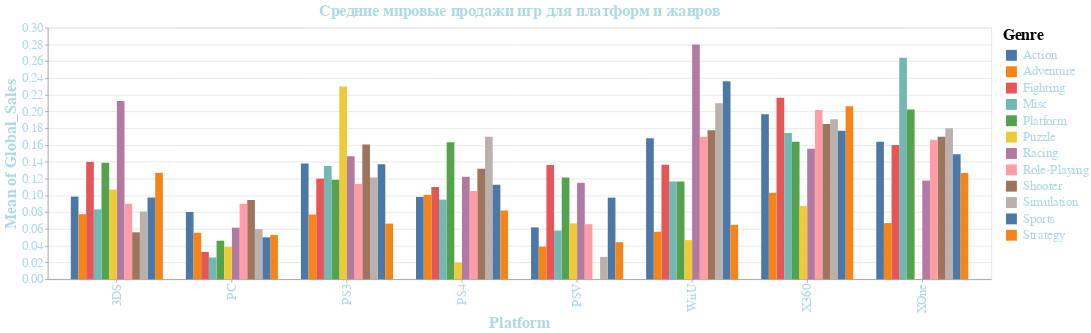

The code cell stored with this chart in its notebook:
### Markdown cell above
____
### Столбчатая диаграмма по Мировым продажам `c 2007 по 2016 года` для каждого `жанра` и `платформы`
Жанры с наибольшими средними мировыми продажами:

- для платформы `WiiU` :
    - `Racing`, `Sports`, `Simulation`
- для платформы `XOne` :
    - `Misc`, `Platform`, `Simulation`
- для платформы `X360` :
    - `Fighting`, `Strategy`,  `Role-Playing`

Для каждой платформы есть жанры на которых они специализируются.

### Code cell
selection_legend = alt.selection_point(fields=['Genre'], bind='legend')
alt.Axis(tickSize=5)
bar_chart = alt.Chart(df, width=1500, height=400)
bar_chart.mark_bar()\
    .encode(x=alt.X('Platform:O', axis=alt.Axis(labelFontSize=20, labelColor='lightblue', titleFontSize=25, titleColor='lightblue')), y=alt.Y('mean(Global_Sales)',axis=alt.Axis(labelFontSize=20, labelColor='lightblue', titleFontSize=25, titleColor='lightblue')),xOffset='Genre', color='Genre',opacity=alt.condition(selection_legend, alt.value(1), alt.value((0.05))))\
        .add_params(selection_legend)\
            .interactive()\
            .configure_legend(labelFontSize=20, titleFontSize=25, symbolSize=300, symbolStrokeWidth=10, labelFont='isocper', labelColor='lightblue')\
                .properties(title='Средние мировые продажи игр для платформ и жанров').configure_title(fontSize=25, color='lightblue')

### Figure 1 — Vega-Lite specification as saved in the notebook (floating-point values rounded to 4 significant figures)
{"usermeta": {"embedOptions": {"theme": "powerbi"}}, "config": {"view": {"continuousWidth": 300, "continuousHeight": 300}, "legend": {"labelColor": "lightblue", "labelFont": "isocper", "labelFontSize": 20, "symbolSize": 300, "symbolStrokeWidth": 10, "titleFontSize": 25}, "title": {"color": "lightblue", "fontSize": 25}}, "data": {"name": "data-82f1e4d8b2ef99ca60ca32a0770d2be7"}, "mark": {"type": "bar"}, "encoding": {"color": {"field": "Genre", "type": "nominal"}, "opacity": {"condition": {"param": "param_19", "value": 1}, "value": 0.05}, "x": {"axis": {"labelColor": "lightblue", "labelFontSize": 20, "titleColor": "lightblue", "titleFontSize": 25}, "field": "Platform", "type": "ordinal"}, "xOffset": {"field": "Genre", "type": "nominal"}, "y": {"aggregate": "mean", "axis": {"labelColor": "lightblue", "labelFontSize": 20, "titleColor": "lightblue", "titleFontSize": 25}, "field": "Global_Sales", "type": "quantitative"}}, "height": 400, "params": [{"name": "param_19", "select": {"type": "point", "fields": ["Genre"]}, "bind": "legend"}, {"name": "param_20", "select": {"type": "interval", "encodings": ["x", "y"]}, "bind": "scales"}], "title": "Средние мировые продажи игр для платформ и жанров", "width": 1500, "$schema": "https://vega.github.io/schema/vega-lite/v5.15.1.json", "datasets": {"data-82f1e4d8b2ef99ca60ca32a0770d2be7": [{"Platform": "WiiU", "Genre": "Racing", "Global_Sales": 0.28}, {"Platform": "XOne", "Genre": "Misc", "Global_Sales": 0.2642}, {"Platform": "WiiU", "Genre": "Sports", "Global_Sales": 0.236}, {"Platform": "PS3", "Genre": "Puzzle", "Global_Sales": 0.23}, {"Platform": "X360", "Genre": "Fighting", "Global_Sales": 0.2166}, {"Platform": "3DS", "Genre": "Racing", "Global_Sales": 0.2125}, {"Platform": "WiiU", "Genre": "Simulation", "Global_Sales": 0.21}, {"Platform": "X360", "Genre": "Strategy", "Global_Sales": 0.2063}, {"Platform": "XOne", "Genre": "Platform", "Global_Sales": 0.2025}, {"Platform": "X360", "Genre": "Role-Playing", "Global_Sales": 0.2019}, {"Platform": "X360", "Genre": "Action", "Global_Sales": 0.1967}, {"Platform": "X360", "Genre": "Simulation", "Global_Sales": 0.1908}, {"Platform": "X360", "Genre": "Shooter", "Global_Sales": 0.1851}, {"Platform": "XOne", "Genre": "Simulation", "Global_Sales": 0.18}, {"Platform": "WiiU", "Genre": "Shooter", "Global_Sales": 0.1778}, {"Platform": "X360", "Genre": "Sports", "Global_Sales": 0.1772}, {"Platform": "X360", "Genre": "Misc", "Global_Sales": 0.1745}, {"Platform": "XOne", "Genre": "Shooter", "Global_Sales": 0.17}, {"Platform": "WiiU", "Genre": "Role-Playing", "Global_Sales": 0.17}, {"Platform": "PS4", "Genre": "Simulation", "Global_Sales": 0.17}, {"Platform": "WiiU", "Genre": "Action", "Global_Sales": 0.1683}, {"Platform": "XOne", "Genre": "Role-Playing", "Global_Sales": 0.1663}, {"Platform": "XOne", "Genre": "Action", "Global_Sales": 0.1641}, {"Platform": "X360", "Genre": "Platform", "Global_Sales": 0.1638}, {"Platform": "PS4", "Genre": "Platform", "Global_Sales": 0.1633}, {"Platform": "PS3", "Genre": "Shooter", "Global_Sales": 0.1608}, {"Platform": "XOne", "Genre": "Fighting", "Global_Sales": 0.16}, {"Platform": "X360", "Genre": "Racing", "Global_Sales": 0.1556}, {"Platform": "XOne", "Genre": "Sports", "Global_Sales": 0.149}, {"Platform": "PS3", "Genre": "Racing", "Global_Sales": 0.1467}, {"Platform": "3DS", "Genre": "Fighting", "Global_Sales": 0.14}, {"Platform": "3DS", "Genre": "Platform", "Global_Sales": 0.1389}, {"Platform": "PS3", "Genre": "Action", "Global_Sales": 0.138}, {"Platform": "PS3", "Genre": "Sports", "Global_Sales": 0.137}, {"Platform": "WiiU", "Genre": "Fighting", "Global_Sales": 0.1367}, {"Platform": "PSV", "Genre": "Fighting", "Global_Sales": 0.1362}, {"Platform": "PS3", "Genre": "Misc", "Global_Sales": 0.1351}, {"Platform": "PS4", "Genre": "Shooter", "Global_Sales": 0.1318}, {"Platform": "3DS", "Genre": "Strategy", "Global_Sales": 0.1269}, {"Platform": "XOne", "Genre": "Strategy", "Global_Sales": 0.1267}, {"Platform": "PS4", "Genre": "Racing", "Global_Sales": 0.1222}, {"Platform": "PS3", "Genre": "Simulation", "Global_Sales": 0.1213}, {"Platform": "PSV", "Genre": "Platform", "Global_Sales": 0.1213}, {"Platform": "PS3", "Genre": "Fighting", "Global_Sales": 0.12}, {"Platform": "PS3", "Genre": "Platform", "Global_Sales": 0.1187}, {"Platform": "XOne", "Genre": "Racing", "Global_Sales": 0.1177}, {"Platform": "WiiU", "Genre": "Platform", "Global_Sales": 0.1167}, {"Platform": "WiiU", "Genre": "Misc", "Global_Sales": 0.1167}, {"Platform": "PSV", "Genre": "Racing", "Global_Sales": 0.115}, {"Platform": "PS3", "Genre": "Role-Playing", "Global_Sales": 0.1138}, {"Platform": "PS4", "Genre": "Sports", "Global_Sales": 0.1128}, {"Platform": "PS4", "Genre": "Fighting", "Global_Sales": 0.11}, {"Platform": "3DS", "Genre": "Puzzle", "Global_Sales": 0.1069}, {"Platform": "PS4", "Genre": "Role-Playing", "Global_Sales": 0.1052}, {"Platform": "X360", "Genre": "Adventure", "Global_Sales": 0.1032}, {"Platform": "PS4", "Genre": "Adventure", "Global_Sales": 0.1007}, {"Platform": "3DS", "Genre": "Action", "Global_Sales": 0.09857}, {"Platform": "PS4", "Genre": "Action", "Global_Sales": 0.09821}, {"Platform": "3DS", "Genre": "Sports", "Global_Sales": 0.0975}, {"Platform": "PSV", "Genre": "Sports", "Global_Sales": 0.09733}, {"Platform": "PS4", "Genre": "Misc", "Global_Sales": 0.095}, {"Platform": "PC", "Genre": "Shooter", "Global_Sales": 0.09451}, {"Platform": "PC", "Genre": "Role-Playing", "Global_Sales": 0.09}, {"Platform": "3DS", "Genre": "Role-Playing", "Global_Sales": 0.09}, {"Platform": "X360", "Genre": "Puzzle", "Global_Sales": 0.0875}, {"Platform": "3DS", "Genre": "Misc", "Global_Sales": 0.08333}, {"Platform": "PS4", "Genre": "Strategy", "Global_Sales": 0.082}, {"Platform": "3DS", "Genre": "Simulation", "Global_Sales": 0.08071}, {"Platform": "PC", "Genre": "Action", "Global_Sales": 0.08018}, {"Platform": "3DS", "Genre": "Adventure", "Global_Sales": 0.07767}, {"Platform": "PS3", "Genre": "Adventure", "Global_Sales": 0.07722}, {"Platform": "XOne", "Genre": "Adventure", "Global_Sales": 0.067}, {"Platform": "PSV", "Genre": "Puzzle", "Global_Sales": 0.06667}, {"Platform": "PS3", "Genre": "Strategy", "Global_Sales": 0.06636}, {"Platform": "PSV", "Genre": "Role-Playing", "Global_Sales": 0.06569}, {"Platform": "WiiU", "Genre": "Strategy", "Global_Sales": 0.065}, {"Platform": "PSV", "Genre": "Action", "Global_Sales": 0.06186}, {"Platform": "PC", "Genre": "Racing", "Global_Sales": 0.06152}, {"Platform": "PC", "Genre": "Simulation", "Global_Sales": 0.05982}, {"Platform": "PSV", "Genre": "Misc", "Global_Sales": 0.05813}, {"Platform": "WiiU", "Genre": "Adventure", "Global_Sales": 0.05667}, {"Platform": "3DS", "Genre": "Shooter", "Global_Sales": 0.056}, {"Platform": "PC", "Genre": "Adventure", "Global_Sales": 0.05537}, {"Platform": "PC", "Genre": "Strategy", "Global_Sales": 0.05286}, {"Platform": "PC", "Genre": "Sports", "Global_Sales": 0.05}, {"Platform": "WiiU", "Genre": "Puzzle", "Global_Sales": 0.04667}, {"Platform": "PC", "Genre": "Platform", "Global_Sales": 0.046}, {"Platform": "PSV", "Genre": "Strategy", "Global_Sales": 0.04429}, {"Platform": "PSV", "Genre": "Adventure", "Global_Sales": 0.03892}, {"Platform": "PC", "Genre": "Puzzle", "Global_Sales": 0.0387}, {"Platform": "PC", "Genre": "Fighting", "Global_Sales": 0.0325}, {"Platform": "PSV", "Genre": "Simulation", "Global_Sales": 0.02667}, {"Platform": "PC", "Genre": "Misc", "Global_Sales": 0.026}, {"Platform": "PS4", "Genre": "Puzzle", "Global_Sales": 0.02}, {"Platform": "PSV", "Genre": "Shooter", "Global_Sales": null}, {"Platform": "XOne", "Genre": "Puzzle", "Global_Sales": null}]}}
